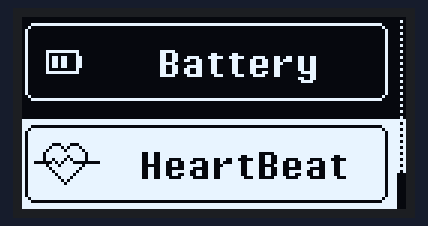
Bench run of a sketch on a simulated Arduino Uno, built with avr-gcc and run on an emulated ATmega328P. Parts: 128×64 one-colour display.

Above: at 2.1 s.

The sketch:

heartbeat_OLED.ino
```cpp
#include <Wire.h>
#include <Adafruit_GFX.h>
#include <Adafruit_SSD1306.h>

#define SCREEN_WIDTH 128
#define SCREEN_HEIGHT 64

Adafruit_SSD1306 display(SCREEN_WIDTH, SCREEN_HEIGHT, &Wire, -1);

static const uint8_t image_data_Saraarray[1024] = {
 0x00, 0x00, 0x00, 0x00, 0x00, 0x00, 0x00, 0x00, 0x00, 0x00, 0x00, 0x00, 0x00, 0x00, 0x00, 0x00,
	0x00, 0x00, 0x00, 0x00, 0x00, 0x00, 0x00, 0x00, 0x00, 0x00, 0x00, 0x00, 0x00, 0x00, 0x00, 0x02,
	0x1f, 0xff, 0xff, 0xff, 0xff, 0xff, 0xff, 0xff, 0xff, 0xff, 0xff, 0xff, 0xff, 0xff, 0xff, 0x00,
	0x20, 0x00, 0x00, 0x00, 0x00, 0x00, 0x00, 0x00, 0x00, 0x00, 0x00, 0x00, 0x00, 0x00, 0x00, 0x82,
	0x40, 0x00, 0x00, 0x00, 0x00, 0x00, 0x00, 0x00, 0x00, 0x00, 0x00, 0x00, 0x00, 0x00, 0x00, 0x40,
	0x40, 0x00, 0x00, 0x00, 0x00, 0x00, 0x00, 0x00, 0x00, 0x00, 0x00, 0x00, 0x00, 0x00, 0x00, 0x42,
	0x40, 0x00, 0x00, 0x00, 0x00, 0x00, 0x00, 0x00, 0x00, 0x00, 0x00, 0x00, 0x00, 0x00, 0x00, 0x40,
	0x40, 0x00, 0x00, 0x00, 0x00, 0x00, 0x00, 0x00, 0x00, 0x00, 0x00, 0x00, 0x00, 0x00, 0x00, 0x42,
	0x40, 0x00, 0x00, 0x00, 0x00, 0x00, 0x00, 0x00, 0x00, 0x00, 0x00, 0x00, 0x00, 0x00, 0x00, 0x40,
	0x40, 0x00, 0x00, 0x00, 0x00, 0x00, 0x00, 0x00, 0x00, 0x00, 0x00, 0x00, 0x00, 0x00, 0x00, 0x42,
	0x40, 0x00, 0x00, 0x00, 0x00, 0x00, 0x00, 0x00, 0x00, 0x00, 0x00, 0x00, 0x00, 0x00, 0x00, 0x40,
	0x40, 0xff, 0xe0, 0x00, 0x00, 0x03, 0xe0, 0x00, 0x00, 0x00, 0x00, 0x00, 0x00, 0x00, 0x00, 0x42,
	0x40, 0x80, 0x20, 0x00, 0x00, 0x03, 0x30, 0x01, 0x83, 0x00, 0x00, 0x00, 0x00, 0x00, 0x00, 0x40,
	0x40, 0xb6, 0x30, 0x00, 0x00, 0x03, 0x31, 0xe3, 0xe7, 0xc7, 0x8c, 0xcc, 0xc0, 0x00, 0x00, 0x42,
	0x40, 0xb6, 0x30, 0x00, 0x00, 0x03, 0x33, 0x31, 0x83, 0x0c, 0xcd, 0xcc, 0xc0, 0x00, 0x00, 0x40,
	0x40, 0xb6, 0x30, 0x00, 0x00, 0x03, 0xe0, 0x31, 0x83, 0x0c, 0xce, 0x0c, 0xc0, 0x00, 0x00, 0x42,
	0x40, 0xb6, 0x30, 0x00, 0x00, 0x03, 0x31, 0xf1, 0x83, 0x0f, 0xcc, 0x0c, 0xc0, 0x00, 0x00, 0x40,
	0x40, 0x80, 0x20, 0x00, 0x00, 0x03, 0x33, 0x31, 0x83, 0x0c, 0x0c, 0x0c, 0xc0, 0x00, 0x00, 0x42,
	0x40, 0xff, 0xe0, 0x00, 0x00, 0x03, 0x33, 0x31, 0x83, 0x0c, 0xcc, 0x07, 0xc0, 0x00, 0x00, 0x40,
	0x40, 0x00, 0x00, 0x00, 0x00, 0x03, 0xe1, 0xf0, 0xe1, 0xc7, 0x8c, 0x00, 0xc0, 0x00, 0x00, 0x42,
	0x40, 0x00, 0x00, 0x00, 0x00, 0x00, 0x00, 0x00, 0x00, 0x00, 0x00, 0x0c, 0xc0, 0x00, 0x00, 0x40,
	0x40, 0x00, 0x00, 0x00, 0x00, 0x00, 0x00, 0x00, 0x00, 0x00, 0x00, 0x07, 0x80, 0x00, 0x00, 0x42,
	0x40, 0x00, 0x00, 0x00, 0x00, 0x00, 0x00, 0x00, 0x00, 0x00, 0x00, 0x00, 0x00, 0x00, 0x00, 0x40,
	0x40, 0x00, 0x00, 0x00, 0x00, 0x00, 0x00, 0x00, 0x00, 0x00, 0x00, 0x00, 0x00, 0x00, 0x00, 0x42,
	0x40, 0x00, 0x00, 0x00, 0x00, 0x00, 0x00, 0x00, 0x00, 0x00, 0x00, 0x00, 0x00, 0x00, 0x00, 0x40,
	0x40, 0x00, 0x00, 0x00, 0x00, 0x00, 0x00, 0x00, 0x00, 0x00, 0x00, 0x00, 0x00, 0x00, 0x00, 0x42,
	0x20, 0x00, 0x00, 0x00, 0x00, 0x00, 0x00, 0x00, 0x00, 0x00, 0x00, 0x00, 0x00, 0x00, 0x00, 0x80,
	0x1f, 0xff, 0xff, 0xff, 0xff, 0xff, 0xff, 0xff, 0xff, 0xff, 0xff, 0xff, 0xff, 0xff, 0xff, 0x02,
	0x00, 0x00, 0x00, 0x00, 0x00, 0x00, 0x00, 0x00, 0x00, 0x00, 0x00, 0x00, 0x00, 0x00, 0x00, 0x00,
	0x00, 0x00, 0x00, 0x00, 0x00, 0x00, 0x00, 0x00, 0x00, 0x00, 0x00, 0x00, 0x00, 0x00, 0x00, 0x02,
	0x00, 0x00, 0x00, 0x00, 0x00, 0x00, 0x00, 0x00, 0x00, 0x00, 0x00, 0x00, 0x00, 0x00, 0x00, 0x00,
	0x00, 0x00, 0x00, 0x00, 0x00, 0x00, 0x00, 0x00, 0x00, 0x00, 0x00, 0x00, 0x00, 0x00, 0x00, 0x02,
	0x00, 0x00, 0x00, 0x00, 0x00, 0x00, 0x00, 0x00, 0x00, 0x00, 0x00, 0x00, 0x00, 0x00, 0x00, 0x00,
	0x00, 0x00, 0x00, 0x00, 0x00, 0x00, 0x00, 0x00, 0x00, 0x00, 0x00, 0x00, 0x00, 0x00, 0x00, 0x02,
	0xff, 0xff, 0xff, 0xff, 0xff, 0xff, 0xff, 0xff, 0xff, 0xff, 0xff, 0xff, 0xff, 0xff, 0xff, 0xff,
	0xff, 0xff, 0xff, 0xff, 0xff, 0xff, 0xff, 0xff, 0xff, 0xff, 0xff, 0xff, 0xff, 0xff, 0xff, 0xfd,
	0xe0, 0x00, 0x00, 0x00, 0x00, 0x00, 0x00, 0x00, 0x00, 0x00, 0x00, 0x00, 0x00, 0x00, 0x00, 0xff,
	0xdf, 0xff, 0xff, 0xff, 0xff, 0xff, 0xff, 0xff, 0xff, 0xff, 0xff, 0xff, 0xff, 0xff, 0xff, 0x7d,
	0xbf, 0xff, 0xff, 0xff, 0xff, 0xff, 0xff, 0xff, 0xff, 0xff, 0xff, 0xff, 0xff, 0xff, 0xff, 0xbf,
	0xbf, 0xff, 0xff, 0xff, 0xff, 0xff, 0xff, 0xff, 0xff, 0xff, 0xff, 0xff, 0xff, 0xff, 0xff, 0xbd,
	0xbf, 0xff, 0xff, 0xff, 0xff, 0xff, 0xff, 0xff, 0xff, 0xff, 0xff, 0xff, 0xff, 0xff, 0xff, 0xbf,
	0xbf, 0xff, 0xff, 0xff, 0xff, 0xff, 0xff, 0xff, 0xff, 0xff, 0xff, 0xff, 0xff, 0xff, 0xff, 0xbd,
	0xbf, 0xc7, 0x1f, 0xff, 0xff, 0xff, 0xff, 0xff, 0xff, 0xff, 0xff, 0xff, 0xff, 0xff, 0xff, 0xbf,
	0xbf, 0xba, 0xef, 0xff, 0xff, 0xff, 0xff, 0xff, 0xff, 0xff, 0xff, 0xff, 0xff, 0xff, 0xff, 0xbd,
	0xbf, 0x7d, 0xf7, 0xff, 0xff, 0xff, 0xff, 0xff, 0xff, 0xff, 0xff, 0xff, 0xff, 0xff, 0xff, 0xbf,
	0xbe, 0xff, 0xfb, 0xff, 0xff, 0x33, 0xff, 0xff, 0xff, 0xfe, 0x0f, 0xff, 0xff, 0xff, 0xff, 0xbd,
	0xbe, 0xfe, 0xfb, 0xff, 0xff, 0x33, 0xff, 0xff, 0xff, 0x9e, 0x67, 0xff, 0xff, 0x3f, 0xff, 0xbf,
	0xbe, 0xdd, 0x7b, 0xff, 0xff, 0x33, 0x87, 0x87, 0x33, 0x06, 0x67, 0x0f, 0x0e, 0x0f, 0xff, 0xbd,
	0xb0, 0x2b, 0x80, 0x3f, 0xff, 0x33, 0x33, 0x33, 0x23, 0x9e, 0x66, 0x66, 0x67, 0x3f, 0xff, 0xbf,
	0xbf, 0x77, 0xf7, 0xff, 0xff, 0x03, 0x33, 0xf3, 0x1f, 0x9e, 0x0e, 0x67, 0xe7, 0x3f, 0xff, 0xbd,
	0xbf, 0xbf, 0xef, 0xff, 0xff, 0x33, 0x03, 0x83, 0x3f, 0x9e, 0x66, 0x07, 0x07, 0x3f, 0xff, 0xbf,
	0xbf, 0xdf, 0xdf, 0xff, 0xff, 0x33, 0x3f, 0x33, 0x3f, 0x9e, 0x66, 0x7e, 0x67, 0x3f, 0xff, 0xbd,
	0xbf, 0xef, 0xbf, 0xff, 0xff, 0x33, 0x33, 0x33, 0x3f, 0x9e, 0x66, 0x66, 0x67, 0x3f, 0xff, 0xb8,
	0xbf, 0xf7, 0x7f, 0xff, 0xff, 0x33, 0x87, 0x83, 0x3f, 0xc6, 0x0f, 0x0f, 0x07, 0x8f, 0xff, 0xb8,
	0xbf, 0xfa, 0xff, 0xff, 0xff, 0xff, 0xff, 0xff, 0xff, 0xff, 0xff, 0xff, 0xff, 0xff, 0xff, 0xb8,
	0xbf, 0xfd, 0xff, 0xff, 0xff, 0xff, 0xff, 0xff, 0xff, 0xff, 0xff, 0xff, 0xff, 0xff, 0xff, 0xb8,
	0xbf, 0xff, 0xff, 0xff, 0xff, 0xff, 0xff, 0xff, 0xff, 0xff, 0xff, 0xff, 0xff, 0xff, 0xff, 0xb8,
	0xbf, 0xff, 0xff, 0xff, 0xff, 0xff, 0xff, 0xff, 0xff, 0xff, 0xff, 0xff, 0xff, 0xff, 0xff, 0xb8,
	0xbf, 0xff, 0xff, 0xff, 0xff, 0xff, 0xff, 0xff, 0xff, 0xff, 0xff, 0xff, 0xff, 0xff, 0xff, 0xb8,
	0xbf, 0xff, 0xff, 0xff, 0xff, 0xff, 0xff, 0xff, 0xff, 0xff, 0xff, 0xff, 0xff, 0xff, 0xff, 0xb8,
	0xdf, 0xff, 0xff, 0xff, 0xff, 0xff, 0xff, 0xff, 0xff, 0xff, 0xff, 0xff, 0xff, 0xff, 0xff, 0x78,
	0xe0, 0x00, 0x00, 0x00, 0x00, 0x00, 0x00, 0x00, 0x00, 0x00, 0x00, 0x00, 0x00, 0x00, 0x00, 0xf8,
	0xff, 0xff, 0xff, 0xff, 0xff, 0xff, 0xff, 0xff, 0xff, 0xff, 0xff, 0xff, 0xff, 0xff, 0xff, 0xf8,
	0xff, 0xff, 0xff, 0xff, 0xff, 0xff, 0xff, 0xff, 0xff, 0xff, 0xff, 0xff, 0xff, 0xff, 0xff, 0xf8
};

void setup() {
  Serial.begin(115200);

  if(!display.begin(SSD1306_SWITCHCAPVCC, 0x3C)) {
    Serial.println(F("SSD1306 allocation failed"));
    for(;;);
  }
  delay(2000); // Pause for 2 seconds

  // Clear the buffer.
  display.clearDisplay();

  // Draw bitmap on the screen
  display.drawBitmap(0, 0, image_data_Saraarray, 128, 64, 1);
  display.display();
}

void loop() {
}
```
